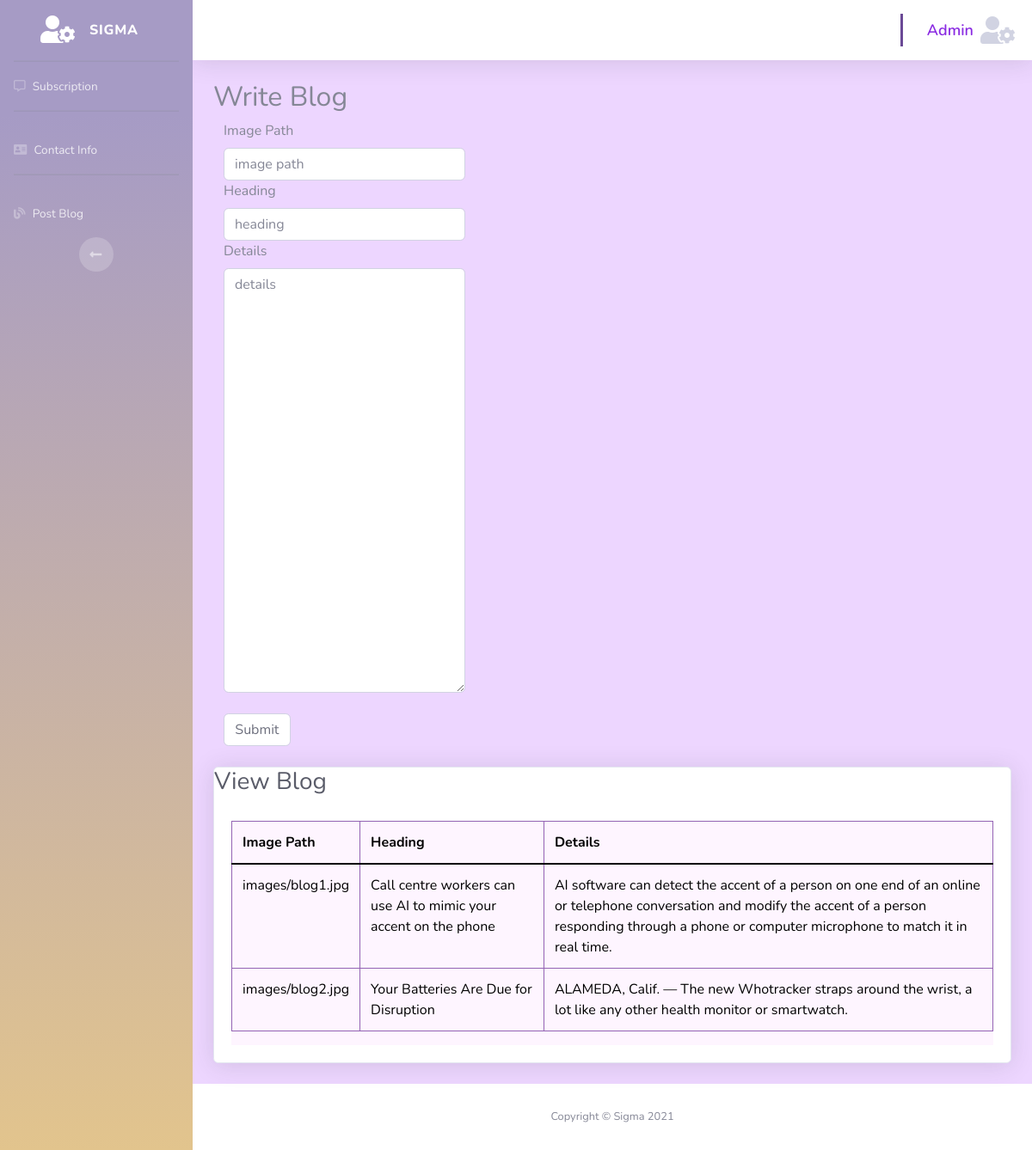
/postblog.php (signed in), run on the app's committed database.
### tables this page shows
CREATE TABLE `blogtable` (
  `blogid` int(100) NOT NULL,
  `imageB` varchar(255) NOT NULL,
  `heading` varchar(255) NOT NULL,
  `details` varchar(255) NOT NULL
);

### postblog.php (the view, shortened to what this page needs)
<?php
include "database/database.php";
$select_sql = "SELECT * FROM blogtable";
$selectALL = $database -> query($select_sql);
?>
<!DOCTYPE html>
<html lang="en">
<head>
    <link href="vendor/fontawesome-free/css/all.min.css" rel="stylesheet" type="text/css">
    <link rel="stylesheet" href="css/custom.css">
    <link href="https://cdn.jsdelivr.net/npm/bootstrap@5.0.2/dist/css/bootstrap.min.css" rel="stylesheet"
>
    <link rel="stylesheet" href="https://use.fontawesome.com/releases/v5.15.3/css/all.css"
>
    <link href="css/technoProVer3.css" rel="stylesheet">
    <link href="vendor/datatables/dataTables.bootstrap4.css" rel="stylesheet">
</head>
<body id="page-top">
    <div id="wrapper">
        <ul class="navbar-nav bg-gradient-primary sidebar sidebar-dark accordion cbg" id="accordionSidebar">
            <a class="sidebar-brand d-flex align-items-center justify-content-center" href="admin.php">
                <div class="sidebar-brand-icon">
                    <i class="fas fa-user-cog"></i>
                </div>
                <div class="sidebar-brand-text mx-3">Sigma</div>
            </a>
            <hr class="sidebar-divider my-0">
            <li class="nav-item">
                <a class="nav-link" href="admin.php">
                    <i class="far fa-comment-alt"></i>
                    <span>Subscription</span></a>
            </li>
            <hr class="sidebar-divider">
            <li class="nav-item">
                <a class="nav-link" href="contact.php">
                <i class="fas fa-address-card"></i>
                    <span>Contact Info</span></a>
            </li>
            <hr class="sidebar-divider">
            <li class="nav-item">
                <a class="nav-link" href="postblog.php">
                <i class="fas fa-blog"></i>
                    <span>Post Blog</span></a>
            </li>
            <div class="text-center d-none d-md-inline">
                <button class="rounded-circle border-0" id="sidebarToggle"></button>
            </div>
        </ul>
        <div id="content-wrapper" class="d-flex flex-column">
            <div id="content">
                <nav class="navbar navbar-expand navbar-light bg-white topbar mb-4 static-top shadow">
                    <ul class="navbar-nav ml-auto">
                        <div class="topbar-divider d-none d-sm-block"></div>
                        <li class="nav-item dropdown no-arrow">
                            <a class="nav-link dropdown-toggle" href="#" id="userDropdown" role="button"
                                data-toggle="dropdown" aria-haspopup="true" aria-expanded="false">
                                <span
                                    class="mr-2 d-none d-lg-inline userS"><?php echo isset($_SESSION['username'])?$_SESSION['username']:""; ?></span>
                                <i class="img-profile cprofile fas fa-user-cog"></i>
                            </a>
                        </li>
                    </ul>
                </nav>
                <div class="container-fluid">
                    <div class="row">
                        <div class="col-lg-8">
                            <form id="appointment-form" role="form" method="post"
                                action="<?php echo $_SERVER['PHP_SELF']; ?>" class="row">
                                <div class="section-title wow fadeInUp" data-wow-delay="0.4s">
                                    <h2>Write Blog</h2>
                                </div>
                                <div class="wow fadeInUp" data-wow-delay="0.8s">
                                    <div class="col-md-6 col-sm-6">
                                        <label for="image">Image Path</label>
                                        <input type="text" class="form-control" id="image" name="image"
                                            placeholder="image path" required>
                                    </div>
                                    <div class="col-md-6 col-sm-6">
                                        <label for="Heading">Heading</label>
                                        <input type="text" class="form-control" id="heading" name="heading"
                                            placeholder="heading" required>
                                    </div>
                                    <div class="col-md-6 col-sm-6">
                                        <label for="Details">Details</label>
                                        <textarea class="form-control" rows="20" id="details" name="details"
                                            placeholder="details" required></textarea>
                                    </div>
                                    <div class="col-sm-2 my-4">
                                    <button type="submit" class="form-control" id="bsubmit" name="bsubmit">Submit
                                        </button>
                                    </div>
                                </div>
                            </form>
                        </div>
                    </div>
                    <div class="card shadow mb-4">
                    <h1 class="h3 mb-2 text-gray-800">View Blog</h1>
                        <div class="card-body">
                            <div class="table-responsive">
                                <table class="table table-bordered" id="dataTable" width="100%" cellspacing="0">
                                    <thead>
                                        <tr>
                                            <th>Image Path</th>
                                            <th>Heading</th>
                                            <th>Details</th>
                                        </tr>
                                    </thead>
                                    <tbody>
                                        <?php if($selectALL -> num_rows>0){ ?>
                                        <?php while($grabData=$selectALL -> fetch_assoc()) {?>
                                        <tr>
                                            <td><?php echo $grabData['imageB'];?></td>
                                            <td><?php echo $grabData['heading'];?></td>
                                            <td><?php echo $grabData['details'];?></td>
                                        </tr>
                                        <?php }?>
                                        <?php }?>
                                    </tbody>
                                </table>
                            </div>
                        </div>
                    </div>
                </div>
            </div>
            <footer class="sticky-footer bg-white">
                <div class="container my-auto">
                    <div class="copyright text-center my-auto">
                        <span>Copyright &copy; Sigma 2021</span>
                    </div>
                </div>
            </footer>
        </div>
    </div>
</body>
</html>

### css/custom.css (style rules this page uses)
.cbg { background-image: linear-gradient(180deg, #a69bc5 10%, #e2c48d 100%) !important; background-size: cover !important; }
.cprofile { font-size: 32px; }
.userS { font-size: 18px; font-weight: 600 !important; color: blueviolet; }

### data on the page
blogtable: imageB "images/blog1.jpg", heading "Call centre workers can use AI to mimic your accent on the phone", details "AI software can detect the accent of a person on one end of an online or telephone conversation and modify the accent of a person responding through a phone or computer microphone to match it in real time."
blogtable: imageB "images/blog2.jpg", heading "Your Batteries Are Due for Disruption", details "ALAMEDA, Calif. — The new Whotracker straps around the wrist, a lot like any other health monitor or smartwatch."

### other printed values
$_SESSION['username'] "Admin"
